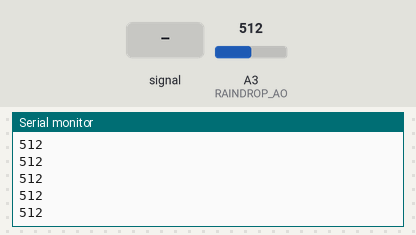
Recording of a sketch running on a simulated Arduino Uno, built with avr-gcc and run on an emulated ATmega328P. Shown: the last lines printed to the serial monitor. The test bench sets the inputs (shaded band); at power-on: A3 (RAINDROP_AO) = 512.

Above: at 1.2 s.
1.3 s: A3 (RAINDROP_AO) fed a 200 Hz sine of ±81 counts around its level
At 2.4 s:
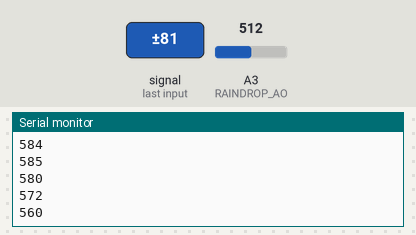
2.8 s: A3 (RAINDROP_AO) set to 490
At 3.4 s:
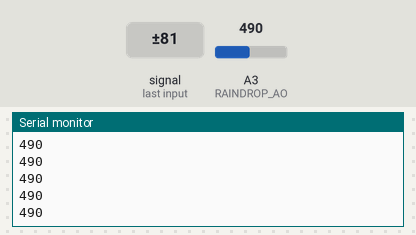
4.3 s: A3 (RAINDROP_AO) set to 510
At 5.1 s:
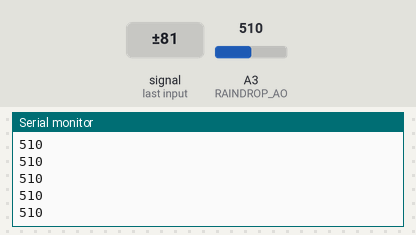
Timing chart, 0 to 7.3 s (numbered marks = the images above; inputs shaded):
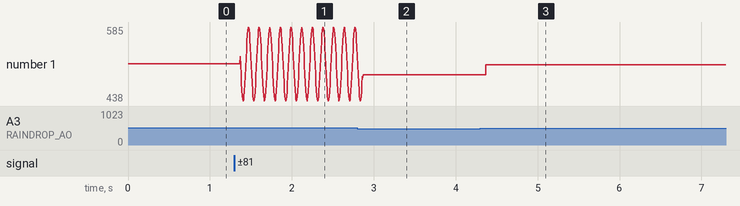

Measured:
- after the input at 1.3 s, the serial monitor: prints a new line after 0.07 s (image 1)
- after the input at 2.8 s, the serial monitor: prints a new line after 0.07 s (image 2)
- after the input at 4.3 s, the serial monitor: prints a new line after 0.07 s (image 3)
- plotted number 1: 512 → 527 after the input at 1.3 s, 527 → 490 after the input at 2.8 s, 490 → 510 after the input at 4.3 s

The sketch:

Rain.ino
```cpp
#define RAINDROP_AO A3

int rain_detect() {
  pinMode(RAINDROP_AO, INPUT);
  int i = 0;
  int rain, sum = 0;
  while (i < 10) {
    rain = analogRead(RAINDROP_AO);
    sum += rain;
    if (rain - (sum / (i + 1)) > 100 || rain - (sum / (i + 1)) < -100) {
      i = 0;
      sum = 0;
      continue;
    }
    i++;
  }
  return sum / 10;

  /*
  //analog output
  if(analogRead(RAINDROP_AO)<300) Serial.println("Heavy Rain");
  else if(analogRead(RAINDROP_AO)<500) Serial.println("Moderate Rain");
  else Serial.println("No Rain");

  //digital output
  if(digitalRead(RAINDROP_DO) == HIGH) Serial.println("No Rain Detected");
  else Serial.println("Rain Detected"); */
}

int rain_print() {
  int rain = rain_detect();
  if(rain < 300) Serial.println("Heavy Rain");
  else if(rain < 500) Serial.println("Moderate Rain");
  else Serial.println("No Rain");
}

void setup() {
  // put your setup code here, to run once:
  Serial.begin(9600);
}

void loop() {
  // put your main code here, to run repeatedly:
  Serial.println(rain_detect());
}
```
